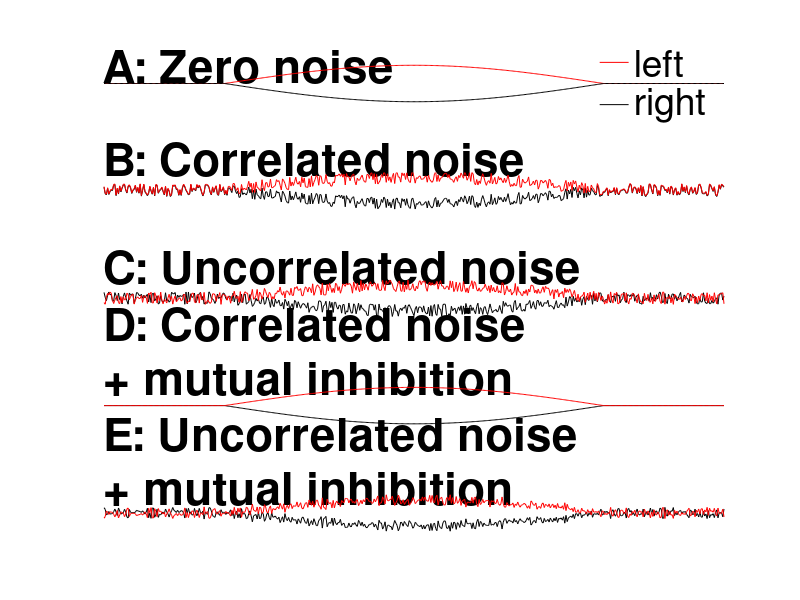

MATLAB code for this plot: (Note: this script raises an error after producing the figure.)
set(0,'DefaultAxesFontSize', 30)
set(0,'DefaultFigureColor','w')
set(0,'DefaultAxesBox','off')

close all
angles = 0:0.01:pi;
angles = [zeros(1,100),angles,zeros(1,100)];
time = 0:1:length(angles)-1;
xtop = time(end); 

tuningL = (sin(angles));
tuningR = (sin((angles + pi)));


noise1 = rand(size(angles));
noise2 = rand(size(angles));
noise3 = rand(size(angles));

corrR = tuningR+noise1;
corrL = tuningL+noise1;

uncorrR = tuningR+noise2;
uncorrL = tuningL+noise3;

corrSubtractR = corrR-corrL; 
corrSubtractL = corrL-corrR; 

uncorrSubtractR = uncorrR-uncorrL; 
uncorrSubtractL = uncorrL-uncorrR; 

%% No noise 
figure()
subplot(5,1,1)
plot(time,tuningL,'r')
hold on 
plot(time,tuningR,'k')
legend({'left','right'},'Location','East')
legend boxoff
t = title('A: Zero noise');
set(t,'HorizontalAlignment','left','Position',[-.2 0 0]); 
xlim([0 xtop])
set(gca,'YTick',[],'XTick',[])
set(gca,'XColor','white','YColor','white','Box','off')


%% Correlated 
subplot(5,1,2)
plot(time,corrR,'k')
hold on
plot(time,0.05+corrL,'r')
ylim([min(corrR),max(corrL)])
t = title('B: Correlated noise');
set(gca,'YTick',[],'XTick',[])
xlim([0 xtop])
set(gca,'XColor','white','YColor','white','Box','off')
set(t,'HorizontalAlignment','left','Position',[-.2 1.5 0]); 

%% Uncorrelated 
subplot(5,1,3)
plot(time,uncorrR,'k')
hold on
plot(time,uncorrL,'r')
ylim([min(uncorrR),max(uncorrL)])
ylabel('neural activity')
t = title('C: Uncorrelated noise')
set(gca,'YTick',[],'XTick',[])
xlim([0 xtop])
set(gca,'XColor','white','YColor','white','Box','off')
set(t,'HorizontalAlignment','left','Position',[-.2 1.5 0]); 

%% Correlated Subtracted 
subplot(5,1,4)
plot(time,corrSubtractR,'k')
hold on
plot(time,corrSubtractL,'r')
ylim([min(corrSubtractR),max(corrSubtractL)])
t = title({'D: Correlated noise';'+ mutual inhibition'});
set(gca,'YTick',[],'XTick',[])
xlim([0 xtop])
set(gca,'XColor','white','YColor','white','Box','off')
set(t,'HorizontalAlignment','left','Position',[-.2 1 0]); 

%% Correlated Subtracted 
subplot(5,1,5)
plot(time,uncorrSubtractR,'k')
hold on
plot(time,uncorrSubtractL,'r')
ylim([min(uncorrSubtractR),max(uncorrSubtractL)])
xlabel('time')
t = title({'E: Uncorrelated noise';'+ mutual inhibition'});
set(gca,'YTick',[],'XTick',[])
xlim([0 xtop])
set(gca,'XColor','white','YColor','white','Box','off')
set(t,'HorizontalAlignment','left','Position',[-.2 1 0]); 

spaceplots

%% Zoom in 
figure()
range = time(end)-20:time(end);
plot(time(range),corrR(range),'k','Linewidth',2)
hold on
plot(time(range),0.05+corrL(range),'r','Linewidth',2)
set(gca,'YTick',[],'XTick',[])
set(gca,'XColor','white','YColor','white','Box','off')
set(t,'HorizontalAlignment','left','Position',[-.2 1 0]); 

figure()
plot(time(range),uncorrR(range),'k','Linewidth',2)
hold on
plot(time(range),uncorrL(range),'r','Linewidth',2)
set(gca,'YTick',[],'XTick',[])
set(gca,'XColor','white','YColor','white','Box','off')
set(t,'HorizontalAlignment','left','Position',[-.2 1 0]); 


